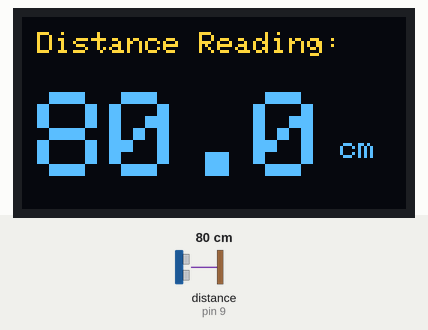
This sketch was run on a simulated Arduino Nano, built with avr-gcc and run on an emulated ATmega328P. Parts: 128×64 one-colour display. Wiring (inferred from the names in the program): ultrasonic range finder: trigger pin 10; echo pin 9. The inputs (shaded band) are chosen by the test bench; at power-on: distance to the obstacle (sensor on pin 9) 80 cm. The echo pulse lasts 58.3 µs per cm; the OLED is the two-colour kind (top 16 rows yellow).

Above: at 4.2 s.
4.3 s: distance to the obstacle (sensor on pin 9) set to 2 cm
At 5.9 s:
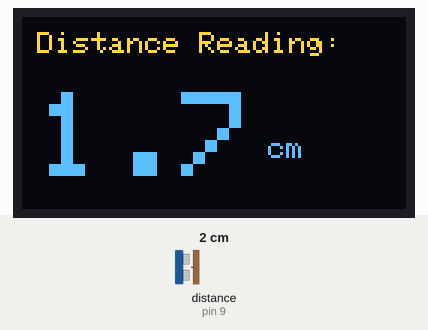
6.2 s: distance to the obstacle (sensor on pin 9) set to 18 cm
At 7.2 s:
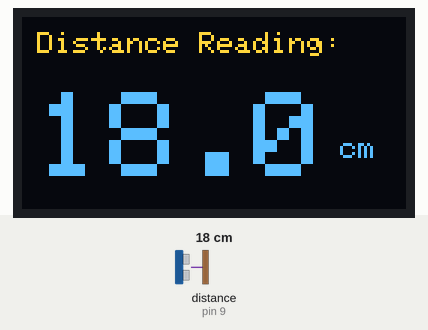
8.3 s: distance to the obstacle (sensor on pin 9) set to 4 cm
At 9.7 s:
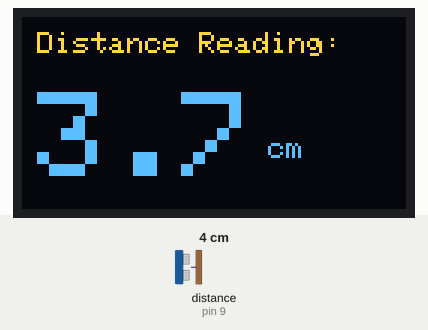
Timing chart, 0 to 11.3 s (numbered marks = the images above; inputs shaded):
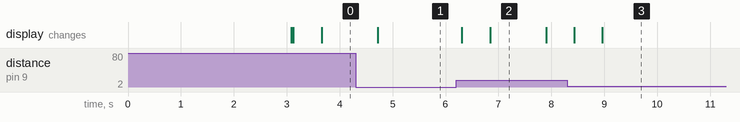

The sketch:

Distance_calculator.ino
```cpp
/*
 * Project: Ultrasonic Distance Calculator with 0.96" OLED Display
 * Microcontroller: Arduino Nano
 * Display: 0.96" 128x64 I2C OLED (SSD1306 Driver)
 * Sensor: HC-SR04 Ultrasonic Sensor
 * GitHub: https://github.com/ProtoSamIoT
 * YouTube: https://www.youtube.com/@protosamiot
 * Date: January 11, 2026
 *
 * Description:
 * This code initializes the SSD1306 OLED display (128x64 pixels, I2C address 0x3C or 0x3D)
 * and the HC-SR04 ultrasonic sensor. It first displays the welcome message
 * "Distance Calculator by Protem IoT" for a few seconds.
 * It then transitions to a live data screen, continuously measuring the distance
 * in centimeters and displaying the value prominently on the OLED screen.
 */

#include <SPI.h>       // Needed for some display configurations (though I2C is used)
#include <Wire.h>      // I2C communication library
#include <Adafruit_GFX.h>    // Core graphics library
#include <Adafruit_SSD1306.h> // Library for SSD1306 OLED

// --- DISPLAY DEFINITIONS ---
#define SCREEN_WIDTH 128 // OLED display width, in pixels
#define SCREEN_HEIGHT 64 // OLED display height, in pixels

// Declaration for an SSD1306 display connected to I2C (SDA, SCL pins)
// Default I2C address is typically 0x3C or 0x3D
#define OLED_RESET -1 // Reset pin # (or -1 if sharing Arduino reset pin)
Adafruit_SSD1306 display(SCREEN_WIDTH, SCREEN_HEIGHT, &Wire, OLED_RESET);

// --- SENSOR DEFINITIONS ---
#define TRIG_PIN 10 // Trigger Pin for HC-SR04
#define ECHO_PIN 9  // Echo Pin for HC-SR04

void setup() {
  // Initialize the sensor pins
  pinMode(TRIG_PIN, OUTPUT);
  pinMode(ECHO_PIN, INPUT);

  // Initialize Serial (Optional, for debugging)
  Serial.begin(9600);

  // Initialize the OLED display
  if (!display.begin(SSD1306_SWITCHCAPVCC, 0x3C)) { // Address 0x3C (or 0x3D)
    Serial.println(F("SSD1306 allocation failed"));
    for (;;); // Don't proceed, loop forever
  }

  // Display the welcome message
  displayWelcomeScreen();
  delay(3000); // Display for 3 seconds

  // Clear the screen for the main loop
  display.clearDisplay();
  display.display();
}

void loop() {
  long duration;
  float distanceCm;

  // --- 1. Measure Distance ---

  // Clear the Trig pin
  digitalWrite(TRIG_PIN, LOW);
  delayMicroseconds(2);

  // Set the Trig pin high for 10 microseconds
  digitalWrite(TRIG_PIN, HIGH);
  delayMicroseconds(10);
  digitalWrite(TRIG_PIN, LOW);

  // Read the Echo pin, which returns the sound wave travel time in microseconds
  duration = pulseIn(ECHO_PIN, HIGH);

  // Convert time to distance (cm)
  // Distance = Duration * 0.0343 / 2
  distanceCm = duration * 0.0343 / 2.0;

  // --- 2. Display on OLED ---

  displayDistance(distanceCm);

  delay(500); // Update the distance every half second
}

/**
 * @brief Displays the welcome screen with the project title.
 */
void displayWelcomeScreen() {
  display.clearDisplay();

  // Set Text Settings
  display.setTextSize(1);
  display.setTextColor(SSD1306_WHITE);

  // Draw a border for an interesting look
  display.drawRect(0, 0, display.width(), display.height(), SSD1306_WHITE);

  // Title Text: "Distance Calculator"
  display.setCursor(5, 10);
  display.setTextSize(2); // Large text for the main title
  display.println(F("DISTANCE"));

  display.setCursor(5, 28);
  display.setTextSize(2);
  display.println(F("CALCULATOR"));

  // Subtitle/Author Text
  display.setCursor(15, 52);
  display.setTextSize(1);
  display.println(F("by PROTOSAMIOT"));

  display.display(); // Show the splash screen
}

/**
 * @brief Updates the main screen with the current distance reading.
 * @param distanceCm The measured distance in centimeters.
 */
void displayDistance(float distanceCm) {
  display.clearDisplay();

  // --- Header Text ---
  display.setCursor(5, 5);
  display.setTextSize(1);
  display.setTextColor(SSD1306_WHITE);
  display.println(F("Distance Reading:"));

  // --- Distance Value Display ---

  display.setCursor(5, 25);
  display.setTextSize(4); // Very large text for the main reading

  // Print distance with one decimal place
  display.print(distanceCm, 1);

  // Print the units (cm) next to the number
  display.setCursor(display.getCursorX() + 5, 40); // Move cursor to the right and slightly up
  display.setTextSize(1);
  display.println(F("cm"));

  display.display(); // Update the screen
}
```

Measured:
- after the input at 4.3 s, the display: changes after 0.42 s (image 1)
- after the input at 6.2 s, the display: first changes after 0.11 s (image 2 shows a later state)
- after the input at 8.3 s, the display: first changes after 0.13 s (image 3 shows a later state)
- what the display in image 2 shows lasts 1.1 s, from 6.8 s to 7.9 s
